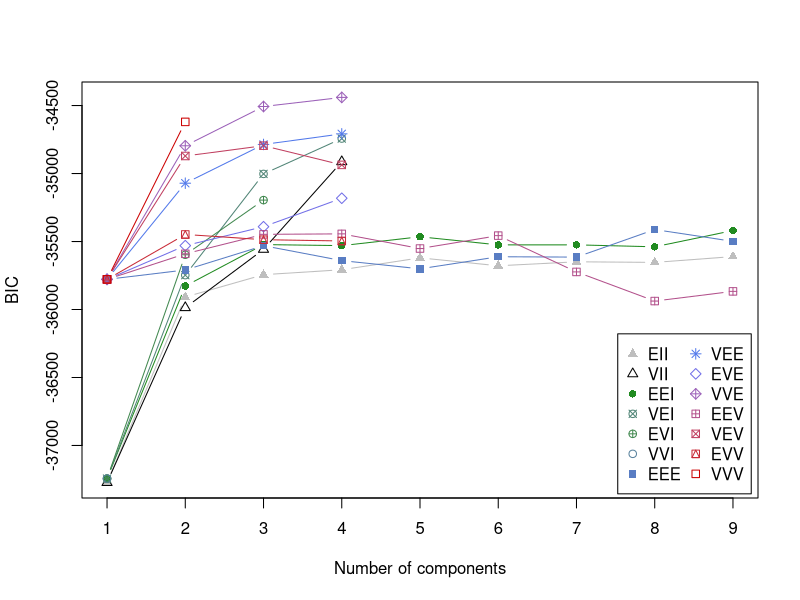
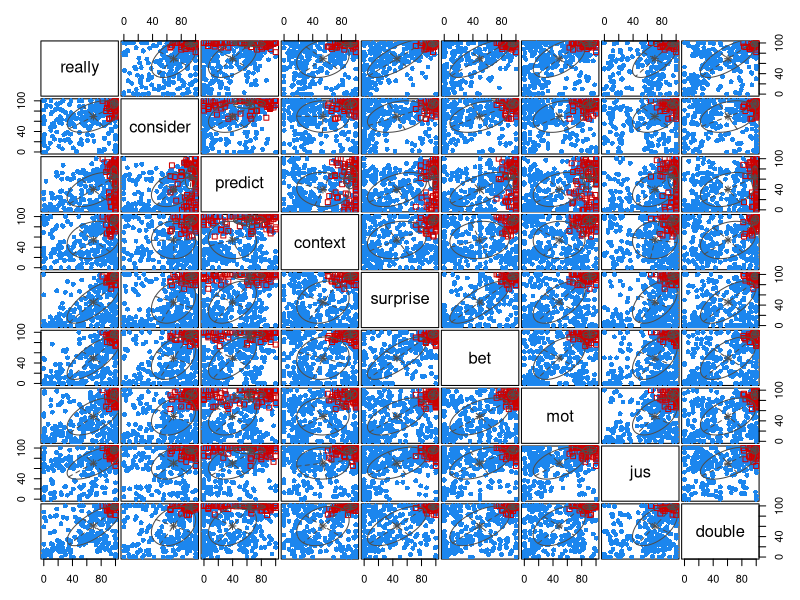
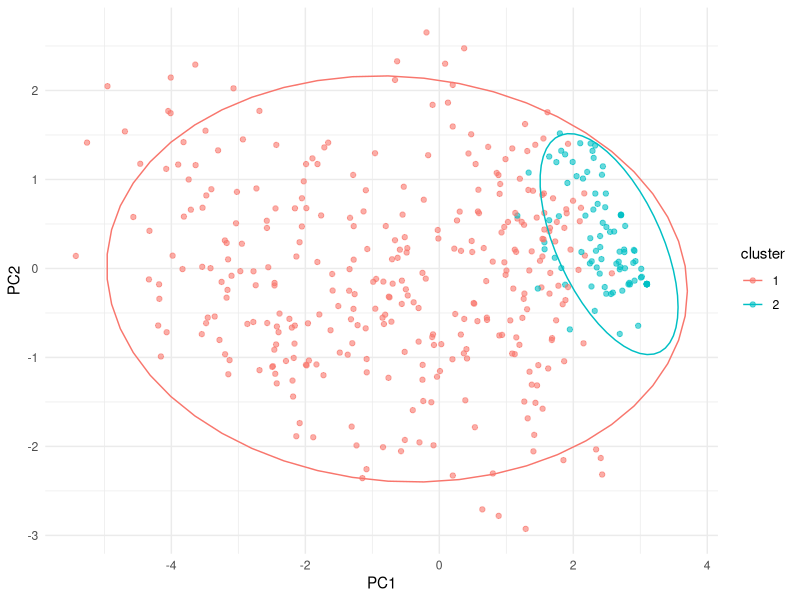
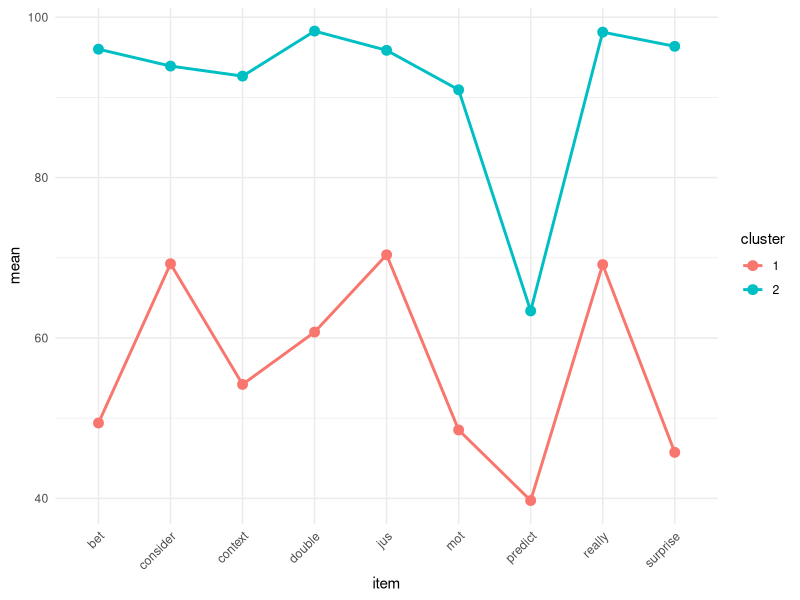
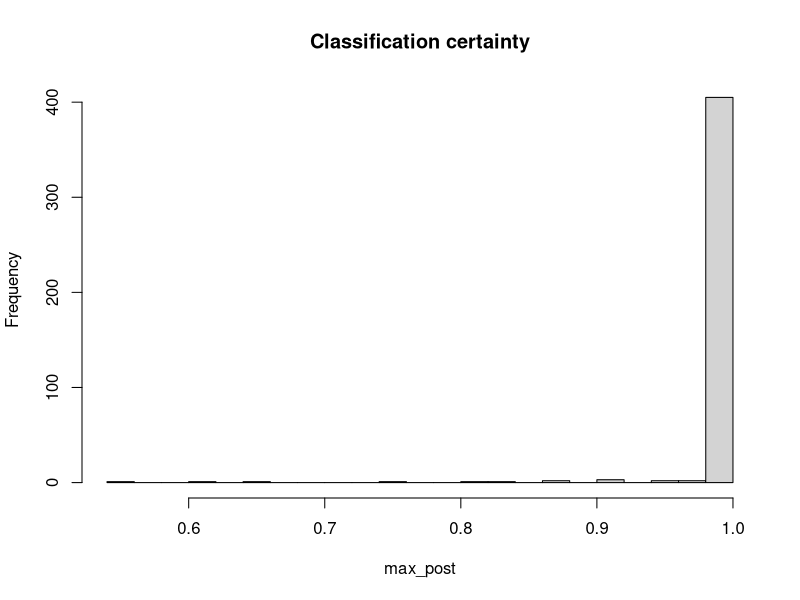
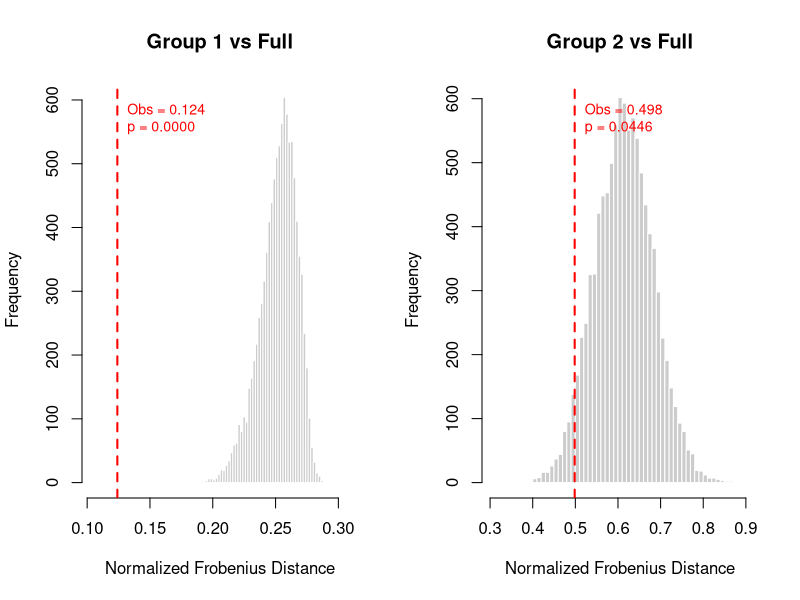

Write the R code that produced these figures, in order. (Note: this script raises an error after producing the figures.)
# libraries
library(tidyverse)
library(lme4)
library(psych)
library(corrplot)
library(mclust)
library(patchwork)
library(GGally)
library(ade4)
library(lavaan)
#for the notation
options(scipen=999)

#### Clean Data ####

DVs <- c("jus_1", "mot_1",
         "really_1", "consider_1", "predict_1", "context_1", 
         "surprise_1", "bet_1", "double_1")

d <- read.csv("Study1.csv") %>% 
  mutate(domain = case_when(superstition != "" ~ "superstition",
                            religious != "" ~ "religious",
                            superlative != "" ~ "superlative",
                            political != "" ~ "political")) %>% 
  filter(age != "") %>% 
  mutate(across(all_of(DVs), as.numeric)) %>% 
  rename_all(~ gsub("_1$", "", .)) %>% 
  dplyr::select(prolific, text, 
                jus, mot,
                really, consider, predict, context,
                surprise, bet, double, 
                age, gen, race, domain)

#reverse score items so that high scores are more evidency/really believe
d$double <- -1*(d$double - 100)
d$context <- -1*(d$context - 100)

# prepare for clustering
d.c <- d %>% 
  dplyr::select(really, consider, predict, context,
                surprise, bet, mot, jus, double, domain)

vars <- c("really", "consider", "predict", "context",
          "surprise", "bet", "mot", "jus", "double")

d.complete <- d.c[complete.cases(d.c[, c(vars, "domain")]), ]
residuals_df <- data.frame(matrix(ncol = length(vars), nrow = nrow(d.complete)))
colnames(residuals_df) <- vars
for(var in vars) {
  mod <- lmer(paste(var, "~ 1 + (1|domain)"), data = d.complete)
  residuals_df[[var]] <- residuals(mod)
}

#### GMM ####
# configure
# d.cluster <- residuals_df
d.cluster <- d.complete %>% 
  # filter(domain == "religious") %>% 
  dplyr::select(-domain)

# how many clusters?
m <- mclustBIC(d.cluster)
summary(m)
plot(m)

# analysis
mod1 <- Mclust(d.cluster, x = m, G=2, modelNames = "VEV")
summary(mod1, parameters = TRUE)

# plot
plot(mod1, what = "classification")

##### 2-cluster #####

# Add cluster assignments to data
d_with_clusters_gauss <- d.cluster
d_with_clusters_gauss$cluster <- factor(mod1$classification,
                                        labels=c("Group 1", "Group 2"))

# Beautiful comprehensive pairs plot
# ggpairs(d_with_clusters_gauss, 
#         columns = c("really", "consider", "predict", "context", 
#                     "surprise", "bet", "mot", "jus", "double"),
#         aes(color = cluster, alpha = 0.6),
#         upper = list(continuous = wrap("cor", size = 3)),
#         lower = list(continuous = wrap("points", alpha = 0.4, size = 0.8)),
#         diag = list(continuous = wrap("densityDiag", alpha = 0.7))) +
#   scale_color_manual(values = c("#E69F00", "#56B4E9")) +
#   scale_fill_manual(values = c("#E69F00", "#56B4E9")) +
#   theme_minimal() +
#   theme(strip.text = element_text(size = 8),
#         axis.text = element_text(size = 6)) +
#   ggtitle("Gaussian Mixture Model (k=2): Complete Pairwise Analysis")

pca <- prcomp(d.cluster, scale. = TRUE)
d_plot <- data.frame(PC1 = pca$x[,1], PC2 = pca$x[,2],
                     cluster = factor(mod1$classification))
ggplot(d_plot, aes(PC1, PC2, color = cluster)) +
  geom_point(alpha = 0.6) +
  stat_ellipse(level = 0.95) +
  theme_minimal()

means <- data.frame(t(mod1$parameters$mean))
means$cluster <- factor(1:2)
means_long <- pivot_longer(means, -cluster, names_to = "item", values_to = "mean")
ggplot(means_long, aes(x = item, y = mean, color = cluster, group = cluster)) +
  geom_point(size = 3) + geom_line(linewidth = 1) +
  theme_minimal() + theme(axis.text.x = element_text(angle = 45, hjust = 1))

posteriors <- mod1$z
max_post <- apply(posteriors, 1, max)
hist(max_post, breaks = 30, main = "Classification certainty")

##### similarity of covariance matrices #####

# Extract covariance matrices for each cluster
cov1 <- mod1$parameters$variance$sigma[,,1]
cov2 <- mod1$parameters$variance$sigma[,,2]

# Full sample covariance (pooled across groups)
cov_full <- cov(d.cluster)

# Convert to correlations (removes scale/variance effects)
cor1 <- cov2cor(cov1)
cor2 <- cov2cor(cov2)
cor_full <- cov2cor(cov_full)

# Frobenius distances on correlations
frob_cor_between <- norm(cor1 - cor2, type = "F")
frob_cor_g1_full <- norm(cor1 - cor_full, type = "F")
frob_cor_g2_full <- norm(cor2 - cor_full, type = "F")

# Normalize by number of unique correlations
n_vars <- ncol(d.cluster)
n_unique_cors <- n_vars * (n_vars - 1) / 2
norm_factor <- sqrt(n_unique_cors)

structural_similarity <- tibble(
  Comparison = c("Group 1 vs Group 2", 
                 "Group 1 vs Full",
                 "Group 2 vs Full"),
  Frobenius_Distance = c(frob_cor_between, frob_cor_g1_full, frob_cor_g2_full),
  Normalized_Distance = c(frob_cor_between, frob_cor_g1_full, frob_cor_g2_full) / norm_factor,
  Similarity_Percent = 100 * (1 - c(frob_cor_between, frob_cor_g1_full, frob_cor_g2_full) / norm_factor)
)

print(structural_similarity)

#### Permutation test ####
library(clusterGeneration)

set.seed(42)
n_sims <- 10000
n_vars <- ncol(d.cluster)
n_unique_cors <- n_vars * (n_vars - 1) / 2
norm_factor <- sqrt(n_unique_cors)

# Observed quantities from GMM
cluster_assignments <- mod1$classification
n1 <- sum(cluster_assignments == 1)
n2 <- sum(cluster_assignments == 2)
N <- n1 + n2
w1 <- n1 / N
w2 <- n2 / N

# Observed within-class variances (as SD vectors for scaling)
sd1 <- sqrt(diag(cov1))
sd2 <- sqrt(diag(cov2))

# Observed mean difference
mu_diff <- mod1$parameters$mean[, 1] - mod1$parameters$mean[, 2]

# Observed normalized Frobenius distances
cor_full <- cov2cor(cov(d.cluster))
obs_dist_g1 <- norm(cov2cor(cov1) - cor_full, type = "F") / norm_factor
obs_dist_g2 <- norm(cov2cor(cov2) - cor_full, type = "F") / norm_factor

# Analytic pooled correlation from within-class covariances and mean separation
compute_pooled_cor <- function(cov1_sim, cov2_sim) {
  # Pooled covariance = weighted within-class + between-class mean term
  cov_pool <- w1 * cov1_sim + w2 * cov2_sim + w1 * w2 * (mu_diff %o% mu_diff)
  return(cov2cor(cov_pool))
}

# Run simulations
sim_dists <- matrix(NA, nrow = n_sims, ncol = 2)

for (i in 1:n_sims) {
  # Random valid correlation matrices
  cor_sim1 <- rcorrmatrix(n_vars)
  cor_sim2 <- rcorrmatrix(n_vars)
  
  # Scale to covariance using observed variances
  D1 <- diag(sd1)
  D2 <- diag(sd2)
  cov_sim1 <- D1 %*% cor_sim1 %*% D1
  cov_sim2 <- D2 %*% cor_sim2 %*% D2
  
  # Analytic pooled correlation
  cor_pool_sim <- compute_pooled_cor(cov_sim1, cov_sim2)
  
  # Normalized Frobenius distances
  sim_dists[i, 1] <- norm(cor_sim1 - cor_pool_sim, type = "F") / norm_factor
  sim_dists[i, 2] <- norm(cor_sim2 - cor_pool_sim, type = "F") / norm_factor
}

sim_dists_g1 <- sim_dists[, 1]
sim_dists_g2 <- sim_dists[, 2]

# Separate p-values
p_g1 <- mean(sim_dists_g1 <= obs_dist_g1)
p_g2 <- mean(sim_dists_g2 <= obs_dist_g2)

cat("Observed normalized Frobenius distances:\n")
cat(sprintf("  Group 1 vs Full: %.4f  (p = %.4f)\n", obs_dist_g1, p_g1))
cat(sprintf("  Group 2 vs Full: %.4f  (p = %.4f)\n\n", obs_dist_g2, p_g2))
cat(sprintf("Null distribution summaries (n = %d simulations):\n", n_sims))
cat(sprintf("  Group 1: median = %.4f, 5th pctile = %.4f\n", median(sim_dists_g1), quantile(sim_dists_g1, 0.05)))
cat(sprintf("  Group 2: median = %.4f, 5th pctile = %.4f\n", median(sim_dists_g2), quantile(sim_dists_g2, 0.05)))

# Plot both
par(mfrow = c(1, 2))

hist(sim_dists_g1, breaks = 50, col = "gray80", border = "white",
     main = "Group 1 vs Full",
     xlab = "Normalized Frobenius Distance",
     xlim = c(min(sim_dists_g1, obs_dist_g1) - 0.02, max(sim_dists_g1, obs_dist_g1) + 0.02))
abline(v = obs_dist_g1, col = "red", lwd = 2, lty = 2)
text(obs_dist_g1, par("usr")[4] * 0.9, sprintf("Obs = %.3f\np = %.4f", obs_dist_g1, p_g1),
     col = "red", pos = 4, cex = 0.85)

hist(sim_dists_g2, breaks = 50, col = "gray80", border = "white",
     main = "Group 2 vs Full",
     xlab = "Normalized Frobenius Distance",
     xlim = c(min(sim_dists_g2, obs_dist_g2) - 0.02, max(sim_dists_g2, obs_dist_g2) + 0.02))
abline(v = obs_dist_g2, col = "red", lwd = 2, lty = 2)
text(obs_dist_g2, par("usr")[4] * 0.9, sprintf("Obs = %.3f\np = %.4f", obs_dist_g2, p_g2),
     col = "red", pos = 4, cex = 0.85)

par(mfrow = c(1, 1))

##### Permutation test: Is there one thing or two things? #####

library(parallel)
library(MASS)
library(mclust)

set.seed(42)
n_sims <- 1000
n_vars <- ncol(d.cluster)
n_unique_cors <- n_vars * (n_vars - 1) / 2
norm_factor <- sqrt(n_unique_cors)
N <- nrow(d.cluster)

# Observed pooled mean and covariance (the "one thing")
mu_pool <- colMeans(d.cluster)
cov_pool <- cov(d.cluster)
cor_pool <- cor(d.cluster)

# Observed distances
cluster_assignments <- mod1$classification
cor_obs1 <- cor(d.cluster[cluster_assignments == 1, ])
cor_obs2 <- cor(d.cluster[cluster_assignments == 2, ])
obs_dist_g1 <- norm(cor_obs1 - cor_pool, type = "F") / norm_factor
obs_dist_g2 <- norm(cor_obs2 - cor_pool, type = "F") / norm_factor

# Set up cluster
n_cores <- 10
cl <- makeCluster(n_cores)
clusterExport(cl, c("N", "mu_pool", "cov_pool", "n_vars", "norm_factor"))
clusterEvalQ(cl, {
  library(MASS)
  library(mclust)
})

# Set different seeds on each worker
clusterSetRNGStream(cl, 42)

# Run simulations in parallel
sim_results <- parLapply(cl, 1:n_sims, function(i) {
  # Generate data from one population
  X_sim <- mvrnorm(n = N, mu = mu_pool, Sigma = cov_pool)
  
  # Fit 2-class GMM
  gmm_sim <- Mclust(X_sim, G = 2, modelNames = "VVV", verbose = FALSE)
  
  # Get within-class correlations
  assignments <- gmm_sim$classification
  cor_sim1 <- cor(X_sim[assignments == 1, ])
  cor_sim2 <- cor(X_sim[assignments == 2, ])
  cor_full_sim <- cor(X_sim)
  
  # Distances
  d1 <- norm(cor_sim1 - cor_full_sim, type = "F") / norm_factor
  d2 <- norm(cor_sim2 - cor_full_sim, type = "F") / norm_factor
  
  # Assign by group size (larger = g1)
  n1 <- sum(assignments == 1)
  n2 <- sum(assignments == 2)
  if (n1 >= n2) c(d1, d2) else c(d2, d1)
})

stopCluster(cl)

# Collect results
sim_dists <- do.call(rbind, sim_results)
sim_dists_g1 <- sim_dists[, 1]
sim_dists_g2 <- sim_dists[, 2]

# p-values: how often does a single-population GMM split produce distances as large as observed?
p_g1 <- mean(sim_dists_g1 >= obs_dist_g1)
p_g2 <- mean(sim_dists_g2 >= obs_dist_g2)

cat("Observed normalized Frobenius distances:\n")
cat(sprintf("  Group 1 (n=165, larger) vs Full: %.4f  (p = %.4f)\n", obs_dist_g1, p_g1))
cat(sprintf("  Group 2 (n=45, smaller) vs Full: %.4f  (p = %.4f)\n\n", obs_dist_g2, p_g2))
cat(sprintf("Null distribution summaries (n = %d simulations):\n", n_sims))
cat(sprintf("  Larger group:  median = %.4f, 95th pctile = %.4f\n", median(sim_dists_g1), quantile(sim_dists_g1, 0.95)))
cat(sprintf("  Smaller group: median = %.4f, 95th pctile = %.4f\n", median(sim_dists_g2), quantile(sim_dists_g2, 0.95)))

# Plot
par(mfrow = c(1, 2))

hist(sim_dists_g1, breaks = 50, col = "gray80", border = "white",
     main = "Larger Group vs Full",
     xlab = "Normalized Frobenius Distance",
     xlim = c(0, max(sim_dists_g1, obs_dist_g1) + 0.02))
abline(v = obs_dist_g1, col = "red", lwd = 2, lty = 2)
text(obs_dist_g1, par("usr")[4] * 0.9, sprintf("Obs = %.3f\np = %.4f", obs_dist_g1, p_g1),
     col = "red", pos = 4, cex = 0.85)

hist(sim_dists_g2, breaks = 50, col = "gray80", border = "white",
     main = "Smaller Group vs Full",
     xlab = "Normalized Frobenius Distance",
     xlim = c(0, max(sim_dists_g2, obs_dist_g2) + 0.02))
abline(v = obs_dist_g2, col = "red", lwd = 2, lty = 2)
text(obs_dist_g2, par("usr")[4] * 0.9, sprintf("Obs = %.3f\np = %.4f", obs_dist_g2, p_g2),
     col = "red", pos = 4, cex = 0.85)

par(mfrow = c(1, 1))

##### CFA #####

# Define single factor model
cfa_model <- '
  # Single latent factor
  general =~ really + consider + predict + context + surprise + bet + mot + jus + double
'

# Fit the model
fit_cfa <- cfa(cfa_model, data = d.cluster)

# Summary with fit indices and standardized loadings
summary(fit_cfa, fit.measures = TRUE, standardized = TRUE)

# Extract key fit indices
fit_indices <- fitMeasures(fit_cfa, c("chisq", "df", "pvalue", 
                                      "cfi", "tli", "rmsea", "rmsea.ci.lower", "rmsea.ci.upper",
                                      "srmr", "aic", "bic"))
print(fit_indices)

fa.parallel(d.cluster, fa = "fa")
fa(d.cluster, fm = "pa", rotate = "oblimin", nfactors = 1)


##### .5 SD of the mean of the factor scores (or something like that) and plot them on the individual item distributions

#### Factor Score Range Overlay Visualization ####

# Get factor scores
factor_scores <- predict(fit_cfa)
d_with_factors <- d.cluster %>%
  mutate(factor_score = factor_scores[,1])

# Identify individuals within ±0.5 SD of mean factor score
mean_fs <- mean(d_with_factors$factor_score)
sd_fs <- sd(d_with_factors$factor_score)

lower_bound <- mean_fs - 0.5 * sd_fs
upper_bound <- mean_fs + 0.5 * sd_fs

# Flag individuals in this range
d_with_factors <- d_with_factors %>%
  mutate(in_middle_range = factor_score >= lower_bound & factor_score <= upper_bound)

# Subset for middle range
d_middle <- d_with_factors %>% filter(in_middle_range)

# Calculate proportion for scaling
prop_middle <- nrow(d_middle) / nrow(d_with_factors)

# Create plots for each item
item_names <- colnames(d.cluster)
plots_list <- list()

for(item in item_names) {
  p <- ggplot() +
    # Full distribution (background)
    geom_density(data = d.cluster, aes(x = .data[[item]]), 
                 fill = "gray70", alpha = 0.4, color = "black", linewidth = 0.8) +
    # Middle range distribution (scaled overlay)
    geom_density(data = d_middle, aes(x = .data[[item]], y = after_stat(density) * prop_middle), 
                 fill = "#56B4E9", alpha = 0.7, color = "#0072B2", linewidth = 0.8) +
    theme_minimal() +
    labs(title = item, x = NULL, y = "Density")
  
  plots_list[[item]] <- p
}

# Combine
wrap_plots(plots_list, ncol = 3) +
  plot_annotation(
    title = "Item Distributions",
    subtitle = sprintf("",
                       sum(d_with_factors$in_middle_range),
                       nrow(d_with_factors),
                       100 * mean(d_with_factors$in_middle_range))
  )

# Get factor scores
factor_scores <- predict(fit_cfa)
d_with_factors <- d.cluster %>%
  mutate(factor_score = factor_scores[,1])

# Identify individuals within ±0.5 SD of mean factor score
mean_fs <- mean(d_with_factors$factor_score)
sd_fs <- sd(d_with_factors$factor_score)
lower_bound <- mean_fs - 0.5 * sd_fs
upper_bound <- mean_fs + 0.5 * sd_fs

# Flag individuals in this range
d_with_factors <- d_with_factors %>%
  mutate(in_middle_range = factor_score >= lower_bound & factor_score <= upper_bound)

# Subset for middle range
d_middle <- d_with_factors %>% filter(in_middle_range)

# Create plots for each item
item_names <- colnames(d.cluster)
plots_list <- list()

for(item in item_names) {
  p <- ggplot() +
    # Full distribution (background)
    geom_histogram(data = d.cluster, aes(x = .data[[item]]), 
                   fill = "gray70", color = "black", alpha = 0.4, 
                   bins = 8, position = "identity") +
    # Middle range distribution (overlay)
    geom_histogram(data = d_middle, aes(x = .data[[item]]), 
                   fill = "#56B4E9", color = "#0072B2", alpha = 0.7,
                   bins = 8, position = "identity") +
    theme_minimal() +
    labs(title = item, x = NULL, y = "Count")
  
  plots_list[[item]] <- p
}

# Combine
wrap_plots(plots_list, ncol = 3) +
  plot_annotation(
    title = "Item Distributions",
    subtitle = sprintf("",
                       sum(d_with_factors$in_middle_range),
                       nrow(d_with_factors),
                       100 * mean(d_with_factors$in_middle_range))
  )

#### Correlation plots ####

colnames(residuals_df) <- vars
for(var in vars) {
  mod <- lmer(paste(var, "~ 1 + (1|domain)"), data = d.complete)
  residuals_df[[var]] <- residuals(mod)
}
c <- corr.test(residuals_df, method = "pearson", alpha = 0.05, adjust = "holm")
corrplot(c$r, 
         p.mat = c$p, 
         method = "color", 
         type = "upper", 
         insig = "pch", 
         pch = "/",
         pch.col = "grey20",
         pch.cex = 2,
         addCoef.col = "black", 
         diag = TRUE,
         title = "All domains",
         tl.col = "black",
         tl.cex = 0.8,
         tl.srt = 45,
         cl.pos = "n",
         mar = c(0,0,2,0)
)

# broken by domains
superstitions <- d.complete %>% 
  filter(domain == "superstition") %>% 
  select(-domain)
m <- cor(superstitions)
c <- corr.test(
  superstitions,
  method = "pearson",
  alpha = 0.05,
  adjust = "holm"
)
corrplot(m, 
         p.mat = c$p, 
         method = "color", 
         type = "upper", 
         insig = "pch", 
         pch = "/",
         pch.col = "grey20",
         pch.cex = 2,
         addCoef.col = "black", 
         diag = T,
         title = "Superstitions",
         tl.col = "black",
         tl.cex = 0.8,
         tl.srt = 45,
         cl.pos = "n",
         mar=c(0,0,2,0)
)

religion <- d.complete %>% 
  filter(domain == "religious") %>% 
  select(-domain)
m <- cor(religion)
c <- corr.test(
  religion,
  method = "pearson",
  alpha = 0.05,
  adjust = "holm"
)
corrplot(m, 
         p.mat = c$p, 
         method = "color", 
         type = "upper", 
         insig = "pch", 
         pch = "/",
         pch.col = "grey20",
         pch.cex = 2,
         addCoef.col = "black", 
         diag = T,
         title = "Religious",
         tl.col = "black",
         tl.cex = 0.8,
         tl.srt = 45,
         cl.pos = "n",
         mar=c(0,0,2,0)
)

superlative <- d.complete %>% 
  filter(domain == "superlative") %>% 
  select(-domain)
m <- cor(superlative)
c <- corr.test(
  superlative,
  method = "pearson",
  alpha = 0.05,
  adjust = "holm"
)
corrplot(m, 
         p.mat = c$p, 
         method = "color", 
         type = "upper", 
         insig = "pch", 
         pch = "/",
         pch.col = "grey20",
         pch.cex = 2,
         addCoef.col = "black", 
         diag = T,
         title = "Superlative",
         tl.col = "black",
         tl.cex = 0.8,
         tl.srt = 45,
         cl.pos = "n",
         mar=c(0,0,2,0)
)

political <- d.complete %>% 
  filter(domain == "political") %>% 
  select(-domain)
m <- cor(political)
c <- corr.test(
  political,
  method = "pearson",
  alpha = 0.05,
  adjust = "holm"
)
corrplot(m, 
         p.mat = c$p, 
         method = "color", 
         type = "upper", 
         insig = "pch", 
         pch = "/",
         pch.col = "grey20",
         pch.cex = 2,
         addCoef.col = "black", 
         diag = T,
         title = "Political",
         tl.col = "black",
         tl.cex = 0.8,
         tl.srt = 45,
         cl.pos = "n",
         mar=c(0,0,2,0)
)

#### Distributions ####
# Distributions of items (for supplement)
p1 <- ggplot(d.complete, aes(mot))+
  geom_histogram(aes(y = ..density..), bins = 5, fill = "skyblue", alpha = 0.7, boundary = 0) +
  geom_density(color = "salmon", linewidth = 0.5) +
  geom_vline(xintercept = -0.3, linetype = "dashed", color = "red") +
  theme_minimal() +
  facet_wrap(~domain)

p2 <- ggplot(d.complete, aes(really))+
  geom_histogram(aes(y = ..density..), bins = 5, fill = "skyblue", alpha = 0.7, boundary = 0) +
  geom_density(color = "salmon", linewidth = 0.5) +
  theme_minimal()+
  facet_wrap(~domain)

p3 <- ggplot(d.complete, aes(consider))+
  geom_histogram(aes(y = ..density..), bins = 5, fill = "skyblue", alpha = 0.7, boundary = 0) +
  geom_density(color = "salmon", linewidth = 0.5) +
  theme_minimal()+
  facet_wrap(~domain)

p4 <- ggplot(d.complete, aes(predict))+
  geom_histogram(aes(y = ..density..), bins = 5, fill = "skyblue", alpha = 0.7, boundary = 0) +
  geom_density(color = "salmon", linewidth = 0.5) +
  theme_minimal()+
  facet_wrap(~domain)

p5 <- ggplot(d.complete, aes(context))+
  geom_histogram(aes(y = ..density..), bins = 5, fill = "skyblue", alpha = 0.7, boundary = 0) +
  geom_density(color = "salmon", linewidth = 0.5) +
  theme_minimal()+
  facet_wrap(~domain)

p6 <- ggplot(d.complete, aes(surprise))+
  geom_histogram(aes(y = ..density..), bins = 5, fill = "skyblue", alpha = 0.7, boundary = 0) +
  geom_density(color = "salmon", linewidth = 0.5) +
  theme_minimal()+
  facet_wrap(~domain)

p7 <- ggplot(d.complete, aes(bet))+
  geom_histogram(aes(y = ..density..), bins = 5, fill = "skyblue", alpha = 0.7, boundary = 0) +
  geom_density(color = "salmon", linewidth = 0.5) +
  theme_minimal()+
  facet_wrap(~domain)

p8 <- ggplot(d.complete, aes(jus)) +
  geom_histogram(aes(y = ..density..), bins = 5, fill = "skyblue", alpha = 0.7, boundary = 0) +
  geom_density(color = "salmon", linewidth = 0.5) +
  theme_minimal()+
  facet_wrap(~domain)

p9 <- ggplot(d.complete, aes(double)) +
  geom_histogram(aes(y = ..density..), bins = 5, fill = "skyblue", alpha = 0.7, boundary = 0) +
  geom_density(color = "salmon", linewidth = 0.5) +
  theme_minimal()+
  facet_wrap(~domain)

# Combine plots
(p1 | p2 | p3 | p4) /
  (p5 | p6 | p7 | p8 | p9)

# Two factor solution
p8 <- ggplot(d.c, aes(Existence)) +
  geom_histogram(aes(y = ..density..), bins = 30, fill = "skyblue", alpha = 0.7, boundary = 0) +
  geom_density(color = "salmon", linewidth = 0.5) +
  geom_vline(xintercept = -0.35, linetype = "dashed", color = "red") +
  theme_minimal()

p9 <- ggplot(d.c, aes(Transigence)) +
  geom_histogram(aes(y = ..density..), bins = 30, fill = "skyblue", alpha = 0.7, boundary = 0) +
  geom_density(color = "salmon", linewidth = 0.5) +
  geom_vline(xintercept = 0, linetype = "dashed", color = "red") +
  theme_minimal()


p8+p9

# Evidence intercept
d.o <- d.e

#pretend participant who answered 50 for everything
new <- data.frame(matrix(50, nrow = 1, ncol = ncol(d.o)))
colnames(new) <- colnames(d.o)

# Add the new row to the dataset
d_INTERCEPT <- rbind(d.o, new)

factor.scores_INTERCEPT <- fa(d_INTERCEPT, nfactors = 2, fm = "pa", rotate = "oblimin", scores = "tenBerge")
INTERCEPT <- data.frame(factor.scores_INTERCEPT[["scores"]])
colnames(INTERCEPT)[colnames(INTERCEPT) == "PA1"] <- "Evidence"
colnames(INTERCEPT)[colnames(INTERCEPT) == "PA2"] <- "Transigence"

symbolic_intercept <- INTERCEPT[nrow(INTERCEPT), 1]
objectivity_intercept <- INTERCEPT[nrow(INTERCEPT), 2]

#### CFA ####

# Get factor scores
factor_scores <- predict(fit_cfa)
domain_visualization <- d.complete %>%
  mutate(factor_score = factor_scores[,1])

ggplot(domain_visualization, aes(x = factor_score, fill = domain)) +
  geom_histogram(bins = 8, alpha = 0.6, position = "stack") +
  theme_minimal() +
  labs(x = "Factor Score", y = "Count", title = "Distribution of Factor Scores by Domain")
